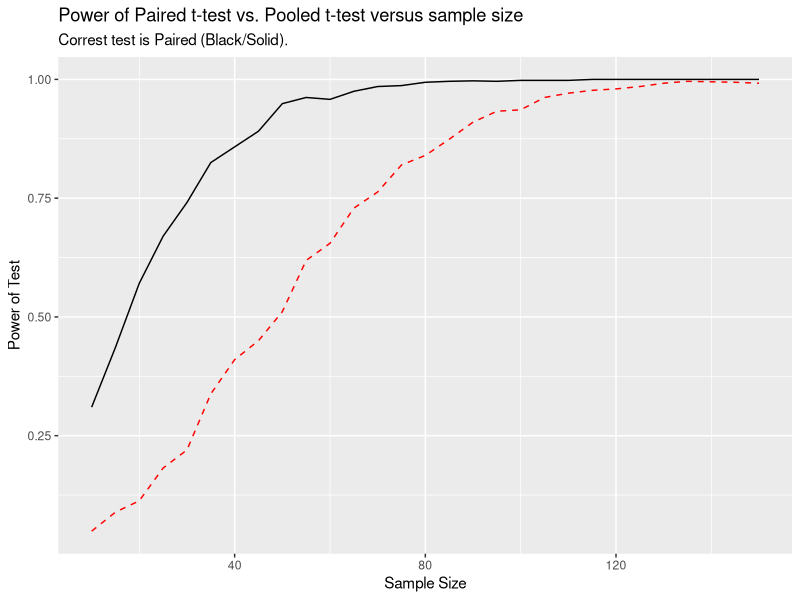
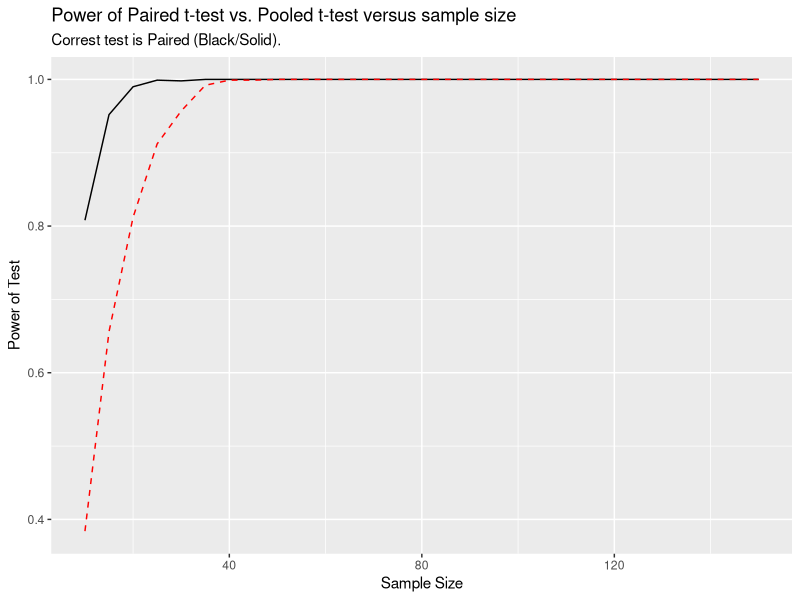
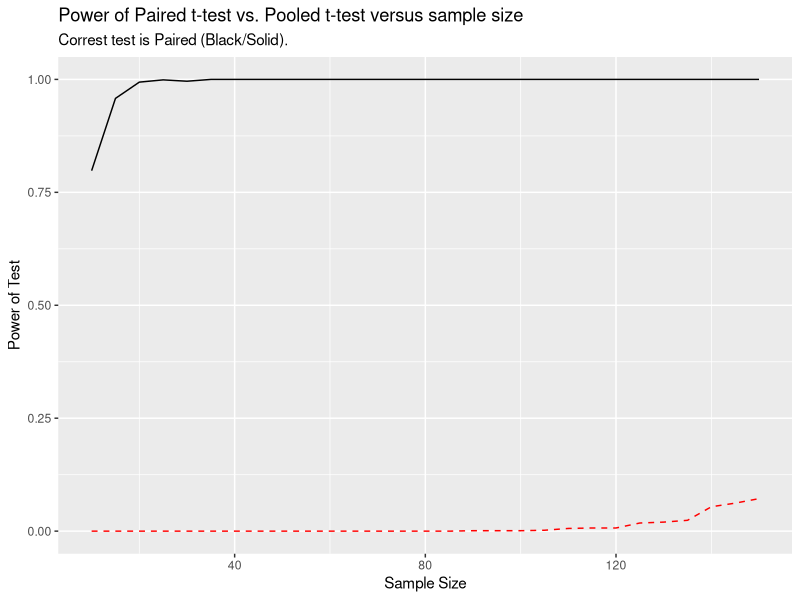
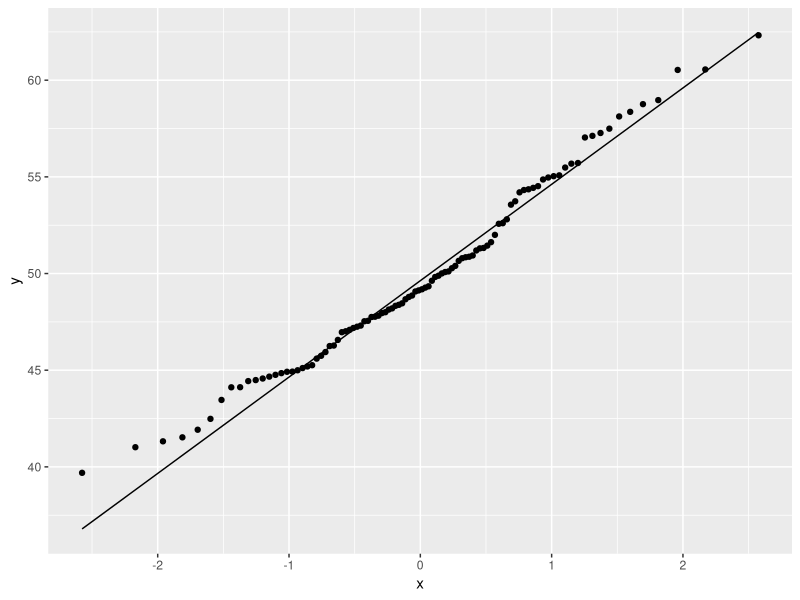
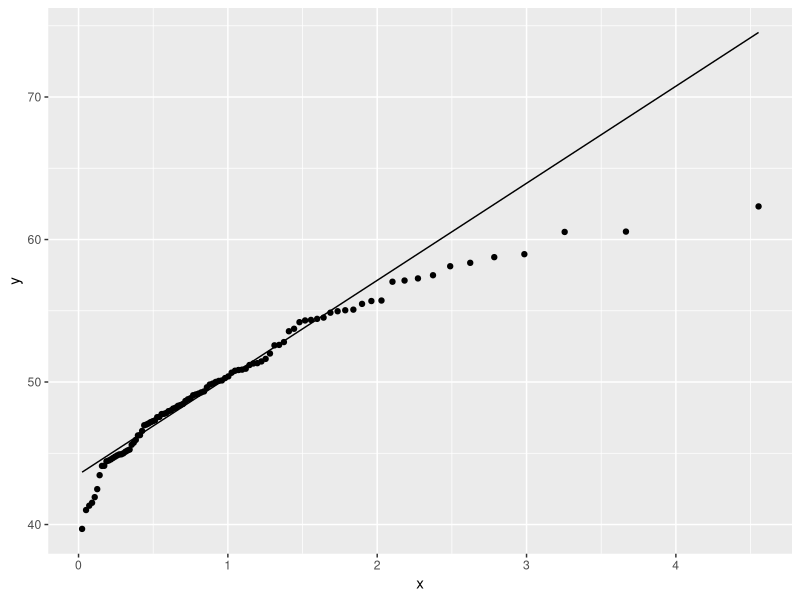
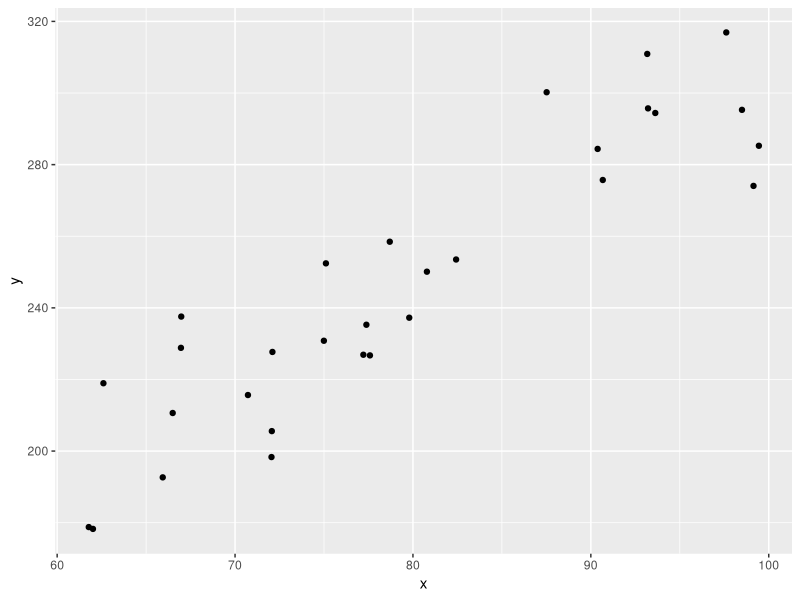
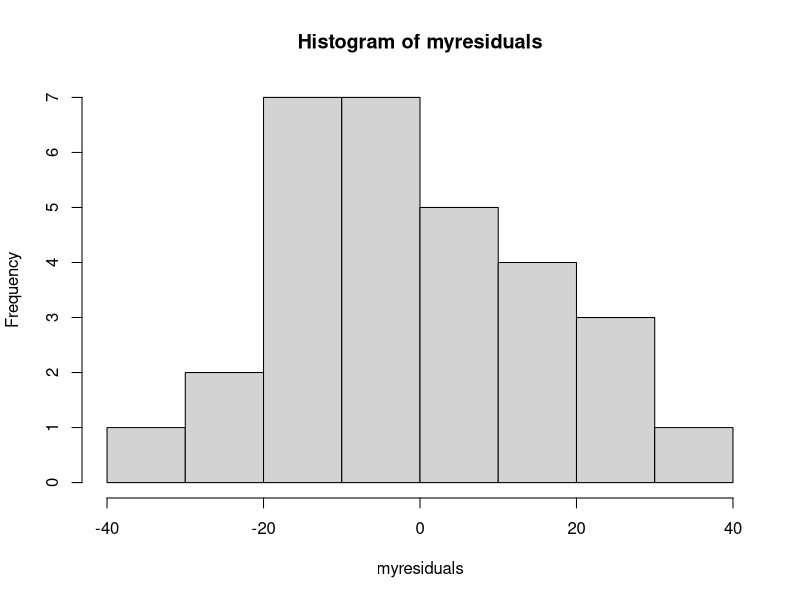
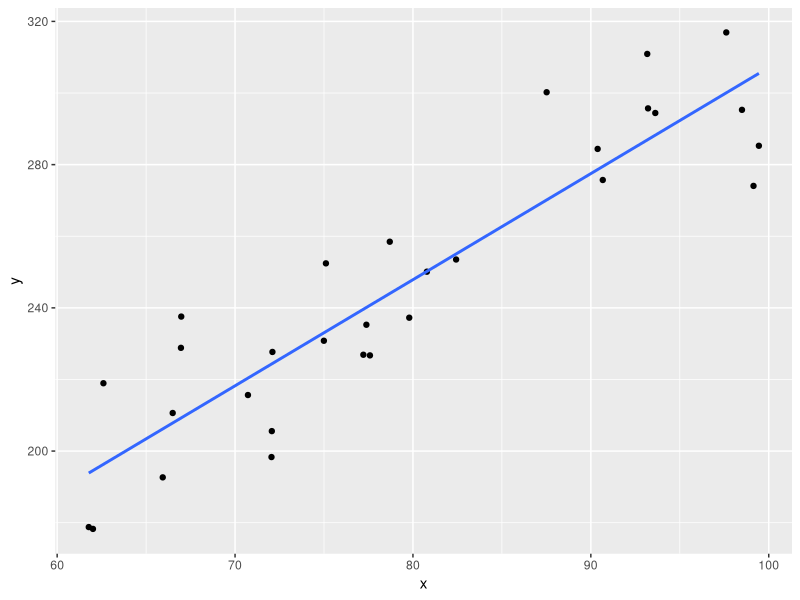

Here is the R script that generated these plots, in order:
# Day 36 - 4/30/2025
# Notes 17
# Note: See Code to Copy file!

library(tidyverse)

#-------------------------------------------------------


#-------------------------------------------------------
# Notes 17 - Activity 3

#10
pairedP <- NULL
pairedT <- NULL
pooledP <- NULL
pooledT <- NULL
powerPa <- NULL
powerPo <- NULL

nseq <- seq(10,150,5)
for(j in 1:length(nseq)){
  
  for(i in 1:1000){
    
    x1 <- rnorm(nseq[j], 100, 1)
    error <- rnorm(nseq[j],0.5) #Note: Ha is true!
    x2 <- x1 + error
    diff <- x1 - x2
    
    #Paired t-test is correct!
    out <- t.test(diff)
    pairedP[i] <- out$p.value
    pairedT[i] <- out$statistic
    
    #This test is the wrong choice!
    out2 <- t.test(x1,x2,var.equal=TRUE)
    pooledP[i] <- out2$p.value
    pooledT[i] <- out2$statistic
  }
  powerPa[j] <- sum(pairedP <= 0.05)/1000
  powerPo[j] <- sum(pooledP <= 0.05)/1000  
}

mydata <- data.frame(sample_size=nseq, PairedPower=powerPa, PooledPower=powerPo)
ggplot(mydata,aes(x=sample_size))+ geom_line(aes(y=PairedPower)) +
  geom_line(aes(y=PooledPower),color="red",linetype=2)+
  labs(x="Sample Size",y="Power of Test",
       title="Power of Paired t-test vs. Pooled t-test versus sample size",
       subtitle="Correst test is Paired (Black/Solid).")

#12
pairedP <- NULL
pairedT <- NULL
pooledP <- NULL
pooledT <- NULL
powerPa <- NULL
powerPo <- NULL

nseq <- seq(10,150,5)
for(j in 1:length(nseq)){
  
  for(i in 1:1000){
    
    x1 <- rnorm(nseq[j], 100, 1)
    error <- rnorm(nseq[j],1) #Note: Ha is true!
    x2 <- x1 + error
    diff <- x1 - x2
    
    #Paired t-test is correct!
    out <- t.test(diff)
    pairedP[i] <- out$p.value
    pairedT[i] <- out$statistic
    
    #This test is the wrong choice!
    out2 <- t.test(x1,x2,var.equal=TRUE)
    pooledP[i] <- out2$p.value
    pooledT[i] <- out2$statistic
  }
  powerPa[j] <- sum(pairedP <= 0.05)/1000
  powerPo[j] <- sum(pooledP <= 0.05)/1000  
}

mydata <- data.frame(sample_size=nseq, PairedPower=powerPa, PooledPower=powerPo)
ggplot(mydata,aes(x=sample_size))+ geom_line(aes(y=PairedPower)) +
  geom_line(aes(y=PooledPower),color="red",linetype=2)+
  labs(x="Sample Size",y="Power of Test",
       title="Power of Paired t-test vs. Pooled t-test versus sample size",
       subtitle="Correst test is Paired (Black/Solid).")


# What if the standard deviation of the populations
# were much greater than 1?

#12
pairedP <- NULL
pairedT <- NULL
pooledP <- NULL
pooledT <- NULL
powerPa <- NULL
powerPo <- NULL

nseq <- seq(10,150,5)
for(j in 1:length(nseq)){
  
  for(i in 1:1000){
    
    x1 <- rnorm(nseq[j], 100, 5)
    error <- rnorm(nseq[j],1) #Note: Ha is true!
    x2 <- x1 + error
    diff <- x1 - x2
    
    #Paired t-test is correct!
    out <- t.test(diff)
    pairedP[i] <- out$p.value
    pairedT[i] <- out$statistic
    
    #This test is the wrong choice!
    out2 <- t.test(x1,x2,var.equal=TRUE)
    pooledP[i] <- out2$p.value
    pooledT[i] <- out2$statistic
  }
  powerPa[j] <- sum(pairedP <= 0.05)/1000
  powerPo[j] <- sum(pooledP <= 0.05)/1000  
}

mydata <- data.frame(sample_size=nseq, PairedPower=powerPa, PooledPower=powerPo)
ggplot(mydata,aes(x=sample_size))+ geom_line(aes(y=PairedPower)) +
  geom_line(aes(y=PooledPower),color="red",linetype=2)+
  labs(x="Sample Size",y="Power of Test",
       title="Power of Paired t-test vs. Pooled t-test versus sample size",
       subtitle="Correst test is Paired (Black/Solid).")

#-------------------------------------------------
# Notes 17 - Part 2

w <- rnorm(100,50,5)
ggplot(NULL,aes(sample=w)) +
  stat_qq(distribution=qnorm) +
  geom_qq_line(distribution=qnorm)

# Comparing w to the F 3,96 distribution
ggplot(NULL,aes(sample=w)) +
  stat_qq(distribution=qf,
          dparams=list(df1=3,df2=96)) +
  geom_qq_line(distribution=qf,
               dparams=list(df1=3,df2=96))

#--------------------------------------------------
# Notes 17 - Activity 4

x <- runif(30,60,100)
error <- rnorm(30,0,15)
y <- 3*x + 10 + error

#1
mydata <- data.frame(x,y)
library(tidyverse)
ggplot(mydata,aes(x=x,y=y)) +
  geom_point()

#2
lm(y ~ x)
lm(y ~ x, mydata)
lm(mydata$y ~ mydata$x)

myresiduals <- lm(y~x)$residuals
hist(myresiduals)

#3
ggplot(mydata,aes(x=x,y=y)) +
  geom_point() +
  geom_smooth(method="lm",se=FALSE)


#4
ggplot(NULL,aes(sample=myresiduals)) +
  stat_qq(distribution=qnorm) +
  geom_qq_line(distribution=qnorm)


#5 - Violating the normality assumption
x <- runif(30,60,100)
error <- runif(30,-10,10)
y <- 3*x + 10 + error

#1
mydata <- data.frame(x,y)
ggplot(mydata,aes(x=x,y=y)) +
  geom_point()

#2
lm(y ~ x)

myresiduals <- lm(y~x)$residuals
hist(myresiduals)

#3
ggplot(mydata,aes(x=x,y=y)) +
  geom_point() +
  geom_smooth(method="lm",se=FALSE)

#4
ggplot(NULL,aes(sample=myresiduals)) +
  stat_qq(distribution=qnorm) +
  geom_qq_line(distribution=qnorm)


out <- lm(y ~x)
plot(out)






